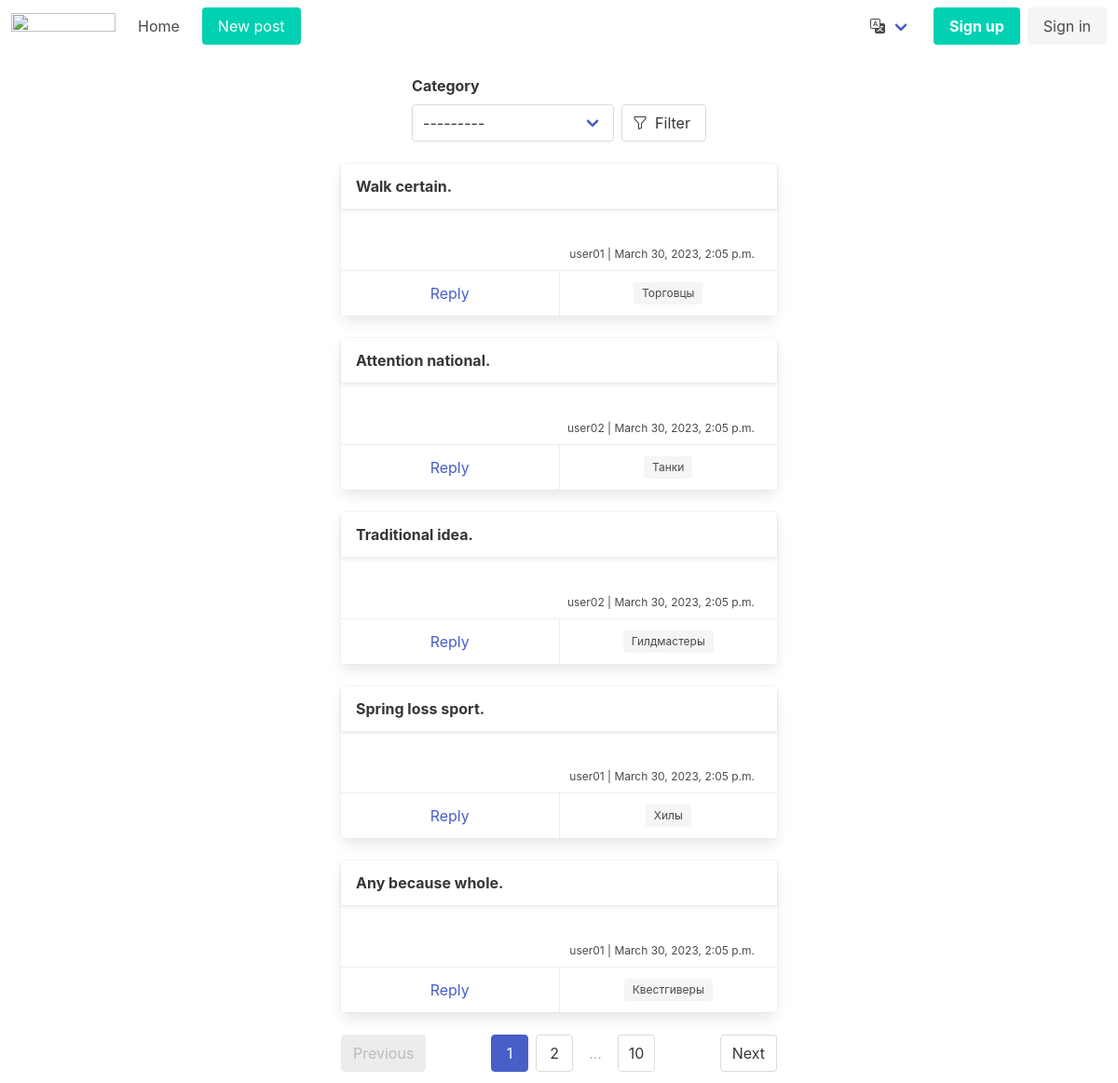
The page / on the database its author committed.
### boardapp/models.py (models this page shows, shortened)
class Post(models.Model):
    author = models.ForeignKey(settings.AUTH_USER_MODEL, on_delete=models.CASCADE, verbose_name=_('Name'))
    title = models.CharField(max_length=255, verbose_name=_('Title'))
    text = tinymce_models.HTMLField(verbose_name=_('Text'))
    category = models.ForeignKey(Category, on_delete=models.RESTRICT, verbose_name=_('Category'))
    date = models.DateTimeField(auto_now_add=True, verbose_name=_('Date'))
    archived = models.BooleanField(default=False, verbose_name=_('Archived'))
    class Meta:
        verbose_name = _('Post')
        verbose_name_plural = _('Posts')

class Category(models.Model):
    name = models.CharField(max_length=50, unique=True, verbose_name=_('Name'))
    def __str__(self):
        return f'{self.name}'
    class Meta:
        verbose_name = _('Category')
        verbose_name_plural = _('Сategories')

### users/models.py (models this page shows, shortened)
class User(AbstractUser):
    activated = models.BooleanField(default=False)
    subscriber = models.BooleanField(default=False)

### boardapp/views.py (the view)
# urls.py: path('', PostListView.as_view(), name='home'),
class PostListView(FilterView):
    template_name = 'post_list.html'
    paginate_by = 5
    model = Post
    filterset_class = filter_factory(model, ['category'])
    ordering = ['-date']
    def get_queryset(self):
        qs = super().get_queryset()
        qs = qs.filter(archived=False)
        return qs

### boardapp/templatetags/custom_filters.py (called while the page is built)
@register.simple_tag(takes_context=True)
def url_replace(context, **kwargs):
    _dict = context['request'].GET.copy()
    for key, value in kwargs.items():
        _dict[key] = value
    return _dict.urlencode()

### templates/post_list.html
{% extends 'base/base.html' %}
{% load i18n %}
{% block content %}
{% include 'base/filter.html' %}
<div class="columns is-centered">
  <div class="column is-half">
{% if object_list %}
  {% for post in object_list %}
    {% include 'post_card.html' %}
  {% endfor %}
{% else %}
  <h2>{% trans "Nothing here!" %}</h2>
{% endif %}
    {% include 'base/paginator.html' %}
  </div>
</div>
{% endblock content %}

### templates/post_card.html (shortened to what this page needs)
{% load i18n %}
{% load custom_filters %}
<div class="card mb-5">
  <header class="card-header">
    <p class="card-header-title">{{ post.title }}</p>
  </header>
  <div class="card-content pb-2">
    <div class="content">
      <p class="has-text-right is-size-7">{{ post.author }} | {{ post.date }}</p>
    </div>
  </div>
  <footer class="card-footer">
    {% block card-action %}
    {% if post.author == user %}
    <a href="{% url 'replies' %}?post={{ post.pk }}" class="card-footer-item">{% trans "Replies" %}</a>
    {% if not post.archived %}
    <a href="{% url 'post_edit' pk=post.pk %}" class="card-footer-item">{% trans "Edit" %}</a>
    {% else %}
    <p class="card-footer-item">
      <span class="tag">{% trans "Archived" %}</span>
    </p>
    {% endif %}
    <a href="{% url 'post_delete' pk=post.pk %}" class="card-footer-item">{% trans "Delete" %}</a>
    {% else %}
    <a href="{% url 'reply_create' post=post.pk %}" class="card-footer-item">
      {% trans "Reply" context "button" %}</a>
    {% endif %}
    <a href="?{% url_replace category=post.category.pk %}" class="card-footer-item">
      <span class="tag">{{ post.category }}</span>
    </a>
    {% endblock card-action %}
  </footer>
</div>

### rows shown on the page
Post: title "Walk certain.", author "user01", date "March 30, 2023, 2:05 p.m.", category "Торговцы"
Post: title "Attention national.", author "user02", date "March 30, 2023, 2:05 p.m.", category "Танки"
Post: title "Traditional idea.", author "user02", date "March 30, 2023, 2:05 p.m.", category "Гилдмастеры"
Post: title "Spring loss sport.", author "user01", date "March 30, 2023, 2:05 p.m.", category "Хилы"
Post: title "Any because whole.", author "user01", date "March 30, 2023, 2:05 p.m.", category "Квестгиверы"

### other values the page prints
{{ field.label }} "Category"
{{ filter }} "Filter"
{{ page_obj.number }} "1"
{{ page_obj.next_page_number }} "2"
{{ page_obj.paginator.num_pages }} "10"
